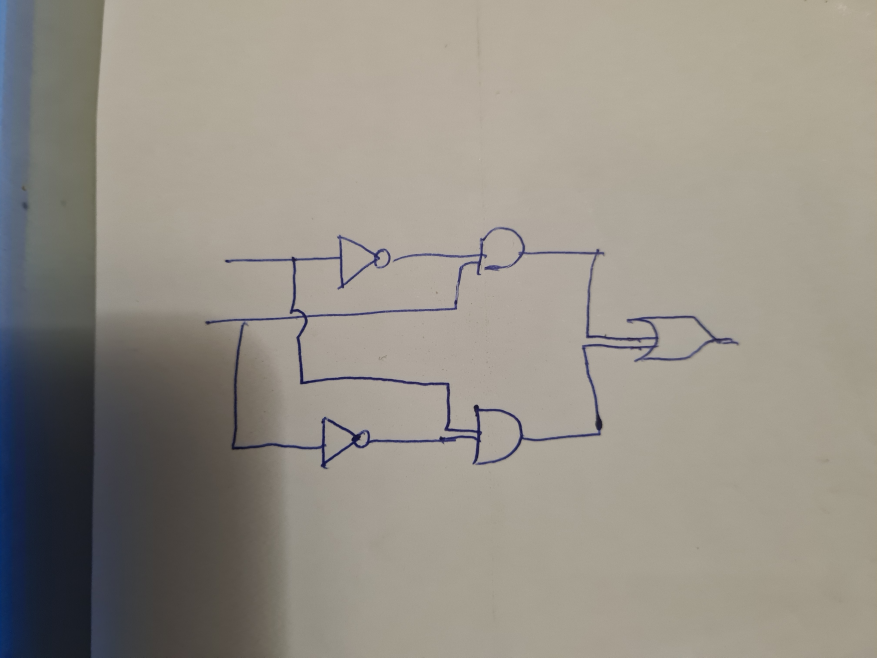
#> input picture samples/circuit2.jpg, 2630 x 1972 px (shown at 1/3 size)
$ python main.py
#> lines starting #> are read from the running program, lines starting #| are printed output that depends on the picture; after the words box and inside, x2 and y2 are one past the last pixel; in counts of white or black regions, pixels touching at a corner belong together
#> further down, image is the input picture: shape (1972, 2630, 3); mean B, G, R 134.9, 144, 149.2
### enhancement.py
import cv2
import numpy as np
from scipy import ndimage

###########################
#        DENOISING        #
###########################
def denoising(img):
    return cv2.fastNlMeansDenoisingColored(img, None, 10, 10, 7, 15)

###########################
#      BINARIZATION       #
###########################
# convert the image to grayscale and blur it slightly
def binarize(img):
    gray = cv2.cvtColor(img, cv2.COLOR_BGR2GRAY)
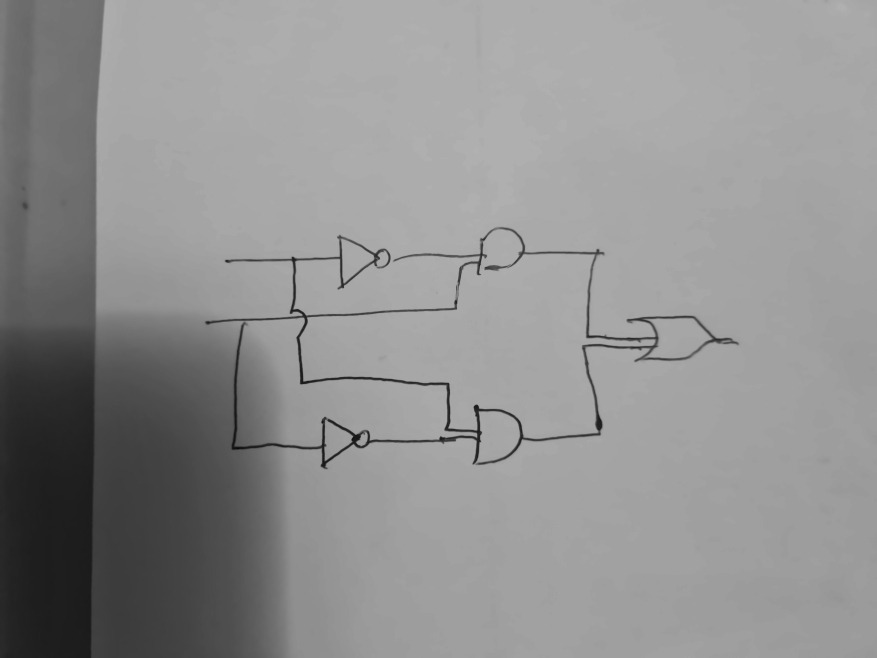
#> gray: shape (1972, 2630) (shown at 1/3 size); min 9, max 178, mean 144.4
    blurred = cv2.GaussianBlur(gray, (7, 7), 0)
    # using adaptive threshold
    return cv2.adaptiveThreshold(blurred, 255, cv2.ADAPTIVE_THRESH_MEAN_C, cv2.THRESH_BINARY_INV, 21, 10)
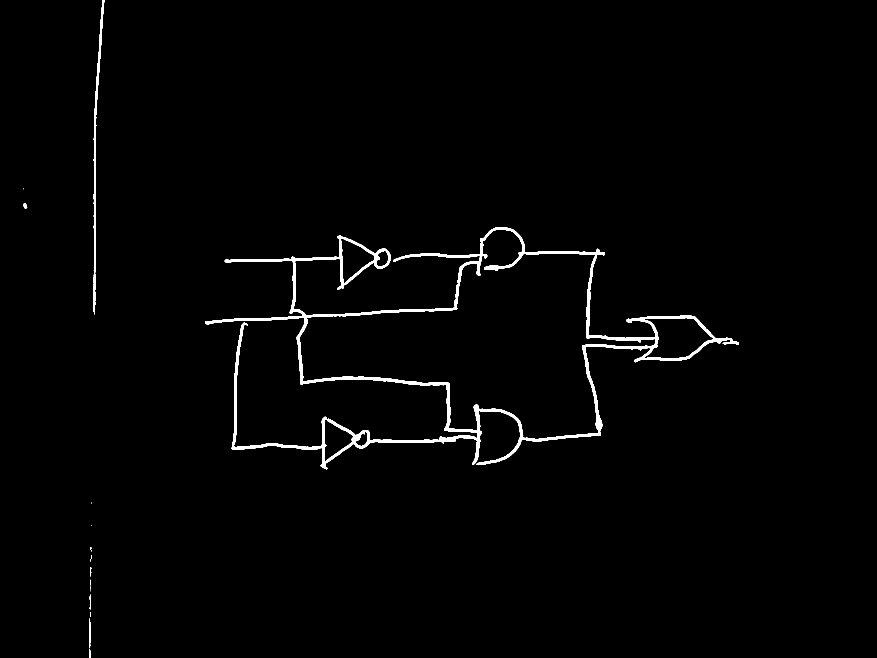
#> returned value: shape (1972, 2630) (shown at 1/3 size); 1.3% white; 16 white regions (7 under 20 px), largest, box (x1, y1, x2, y2) and area: (615, 681, 2217, 1408) 60948, (280, 0, 313, 943) 5003, (268, 1855, 272, 1943) 186

###########################
#     SKEW CORRECTION     #
###########################
# [19 lines left out: functions find_score, skewCorrection, not called in this run]

###########################
#        DILATION         #
###########################
def dilate(img):
    kernel = np.ones((3,3), np.uint8)
    return cv2.dilate(img, kernel, iterations = 2)
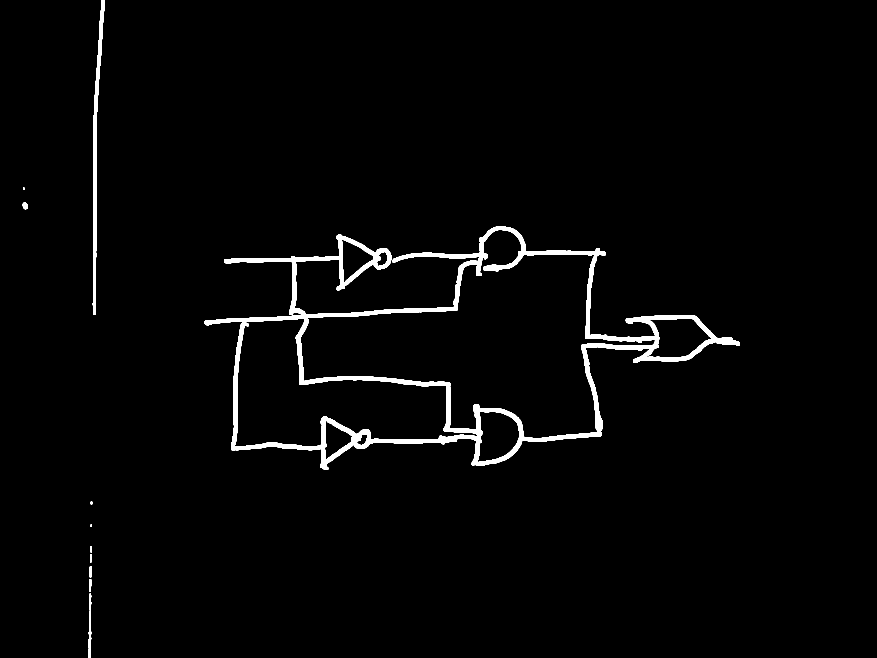
#> returned value: shape (1972, 2630) (shown at 1/3 size); 2.1% white; 12 white regions, largest, box (x1, y1, x2, y2) and area: (613, 679, 2219, 1410) 97116, (278, 0, 315, 945) 9027, (266, 1834, 274, 1972) 865

###########################
#        EROSION         #
###########################
def erode(img):
    kernel = np.ones((3,3), np.uint8)
    return cv2.erode(img, kernel, iterations = 1)
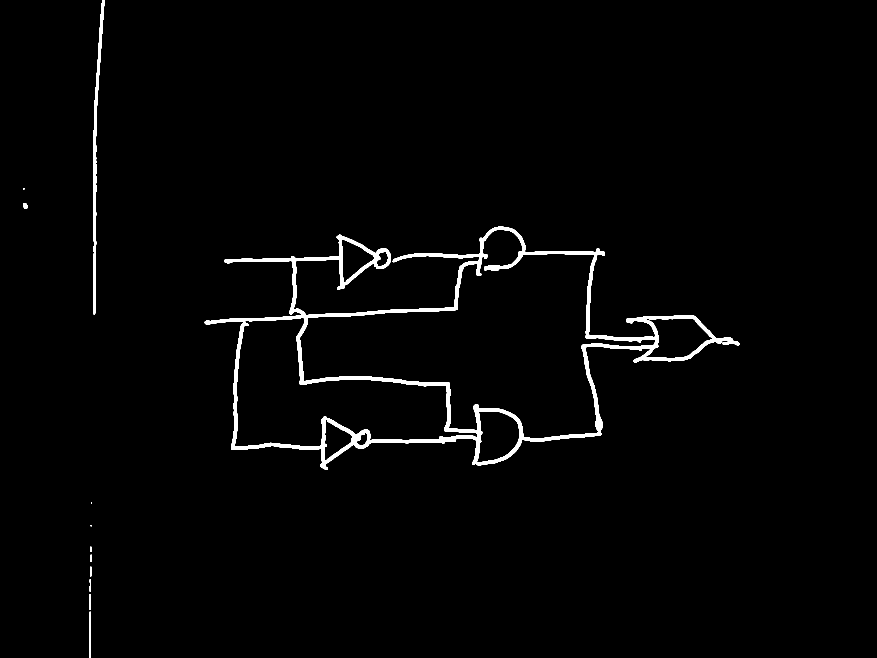
#> returned value: shape (1972, 2630) (shown at 1/3 size); 1.7% white; 12 white regions (3 under 20 px), largest, box (x1, y1, x2, y2) and area: (614, 680, 2218, 1409) 79214, (279, 0, 314, 944) 7033, (267, 1835, 273, 1972) 572


def enhance(img):
    denoisedImage = denoising(img)
    binarizedImage = binarize(denoisedImage)
    #skewCorrectedImage = skewCorrection(binarizedImage)
    dilatedImage = dilate(binarizedImage)
    erodedImage = erode(dilatedImage)
    return erodedImage

### segmentation.py
import cv2
import numpy as np
import os

from predict import predict
# Find lines
def removeLines(img):
    minLineLength = 10
    maxLineGap = 80
    lines = cv2.HoughLinesP(img,1,np.pi/180,100,minLineLength,maxLineGap)
#> lines = 130 rows, first 6: [1680, 761, 1814, 759], [614, 966, 1372, 926], [615, 964, 1372, 924], [1206, 768, 1385, 765], [614, 968, 747, 961], [1680, 1307, 1803, 1303]
    for line in lines:
        for x1,y1,x2,y2 in line:
            cv2.line(img,(x1,y1),(x2,y2),(0,0,0),5)
#> this loop made 130 passes
#> line on passes 1 to 12: [[1680, 761, 1814, 759]], [[614, 966, 1372, 926]], [[615, 964, 1372, 924]], [[1206, 768, 1385, 765]], [[614, 968, 747, 961]], [[1680, 1307, 1803, 1303]], [[289, 345, 291, 204]], [[863, 949, 1031, 941]], [[673, 780, 1027, 774]], [[283, 943, 283, 324]], [[285, 940, 285, 285]], [[1143, 1327, 1367, 1320]]
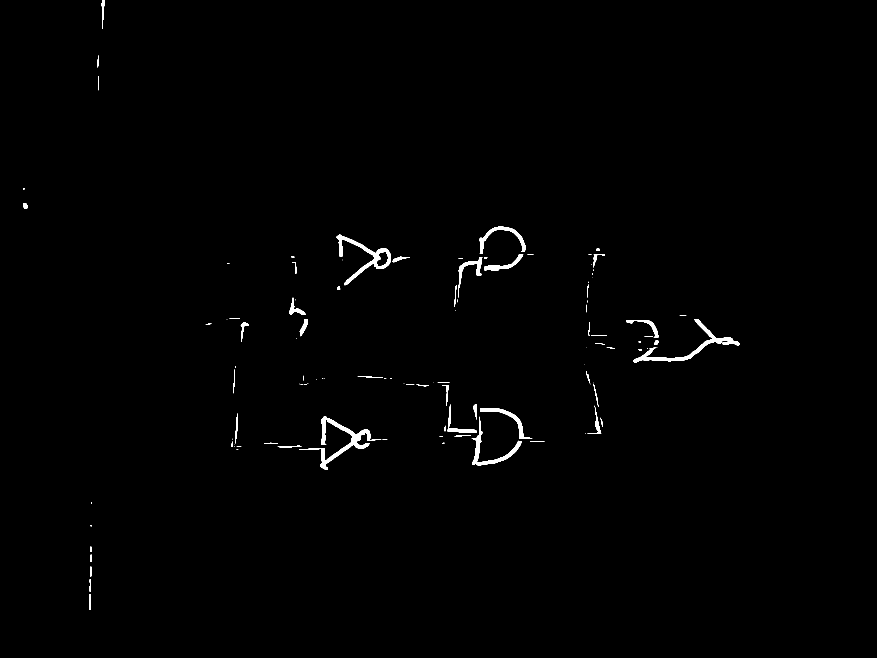
#> img: shape (1972, 2630) (shown at 1/3 size); 0.66% white; 109 white regions (44 under 20 px), largest, box (x1, y1, x2, y2) and area: (897, 1249, 1144, 1409) 5588, (1901, 957, 2218, 1088) 4875, (1010, 704, 1173, 856) 4382
    return img

# Morphological operations to clean image
def contourDetection(img):
    kernel = cv2.getStructuringElement(cv2.MORPH_ELLIPSE, (9,9))
    close  = cv2.morphologyEx(img, cv2.MORPH_CLOSE, kernel, iterations=3)
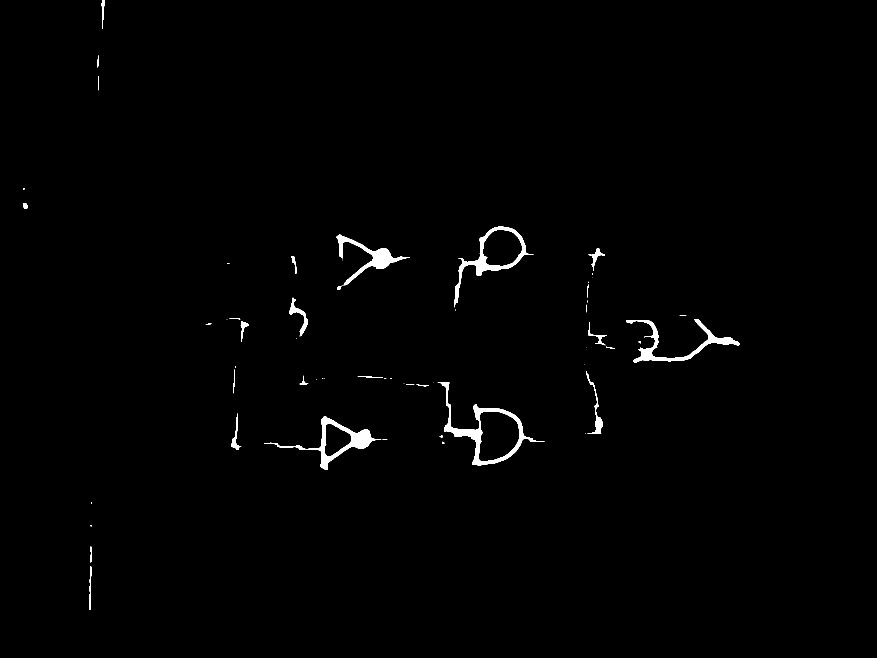
#> close: shape (1972, 2630) (shown at 1/3 size); 0.87% white; 59 white regions (26 under 20 px)
    contours = cv2.findContours(close, cv2.RETR_EXTERNAL, cv2.CHAIN_APPROX_SIMPLE)
#> contours = 59 contours, 33 with area under 20; largest, box (x1, y1, x2, y2) and area: (1313, 1146, 1634, 1396) 23084, (1362, 680, 1601, 922) 16587, (792, 1249, 1144, 1409) 12555, (1878, 957, 2218, 1088) 6584, (1010, 704, 1230, 856) 5805
    return contours[0] if len(contours) == 2 else contours[1]

# Contour filtering and ROI extraction
def drawBoundingBoxes(origImg, contours):
    ROI_number = 0
    path = 'ROIs'

    isExist = os.path.exists(path)
    if not isExist:
        os.makedirs(path)

    for c in contours:
        area = cv2.contourArea(c)
        if area > 3000:
            x,y,w,h = cv2.boundingRect(c)
            ROI = origImg[y:y+h,x:x+w]
            imagePath = os.path.join(path, 'ROI_{}.png'.format(ROI_number))
            cv2.imwrite(imagePath, ROI)
            label = predict(imagePath)
            cv2.rectangle(origImg, (x, y), (x+w, y+h), (36, 255, 12), 8)
            cv2.putText(img=origImg, text=label, org=(x, y+h+60), fontFace=cv2.FONT_HERSHEY_SIMPLEX, fontScale=2, color=(255, 255, 255),thickness=4)
            ROI_number += 1
    return origImg

def segment(origImg, enhancedImg):
    removedLinesImg = removeLines(enhancedImg)
    contours = contourDetection(removedLinesImg)
    boundingBoxesImg = drawBoundingBoxes(origImg, contours)
#> in drawBoundingBoxes, `area = cv2.contourArea(c)`: area = 314
    return boundingBoxesImg

### predict.py
import pickle
import cv2
from skimage.transform import resize
from skimage.io import imread
from enhancement import *

def predict(imgPath):
    ###########################
    #      Model Loading &    #
    #      Image features     #
    ###########################
    Categories=['AND','OR','NOT']
#> (the run stopped early here; a loop or call above may not have finished)
